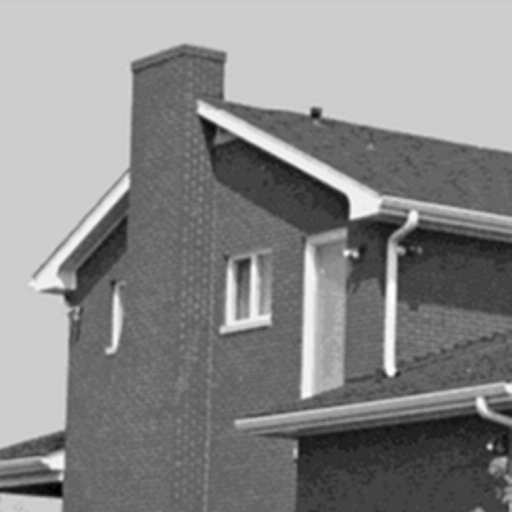
#> input picture house_corners.png, 512 x 512 px
$ jupyter execute corner_detection.ipynb
#> lines starting #> are read from the running program, lines starting #| are printed output that depends on the picture
[cell 1]
import cv2
import matplotlib.pyplot as plt
import numpy as np
import cv2

[cell 2]
# load image
imgfile = 'house_corners.png'
img = plt.imread(imgfile)
#> img is the input picture: shape (512, 512) float32; min 0, max 0.996, mean 0.535

[cell 3]
# get gradients

x_filter = np.array([[-1,0,1],
                     [-2,0,2],
                     [-1,0,1]])
y_filter = np.array([[1,2,1],
                     [0,0,0],
                     [-1,-2,-1]])

[cell 4]
x_grad = cv2.filter2D(img, -1, x_filter)
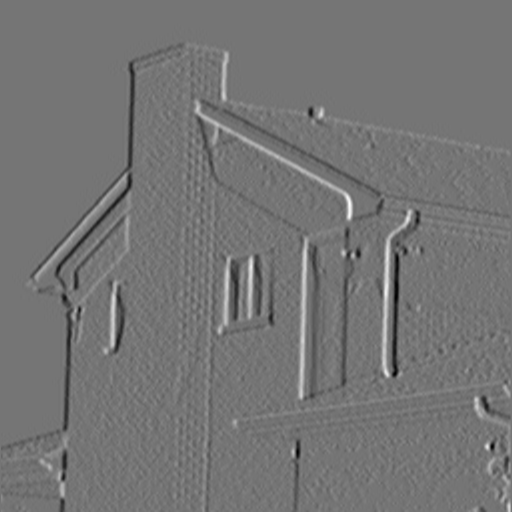
#> x_grad: shape (512, 512) float32; min -1.42, max 1.66, mean -0.00407; drawn with min black and max white
y_grad = cv2.filter2D(img, -1, y_filter)
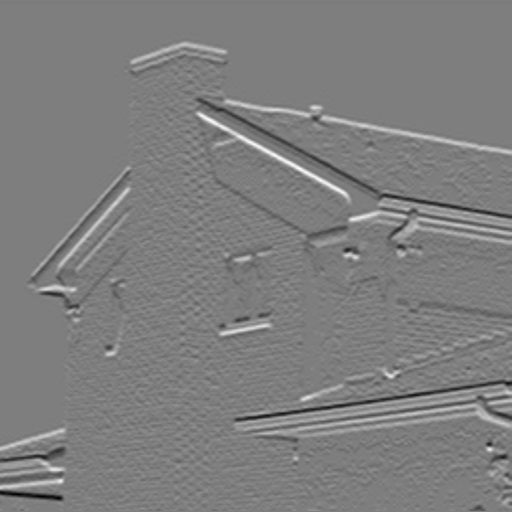
#> y_grad: shape (512, 512) float32; min -1.51, max 1.55, mean 0.00618; drawn with min black and max white

[cell 5]
plt.imshow(x_grad)

[cell 6]
plt.imshow(y_grad)

[cell 7]
plt.scatter(x_grad, y_grad)
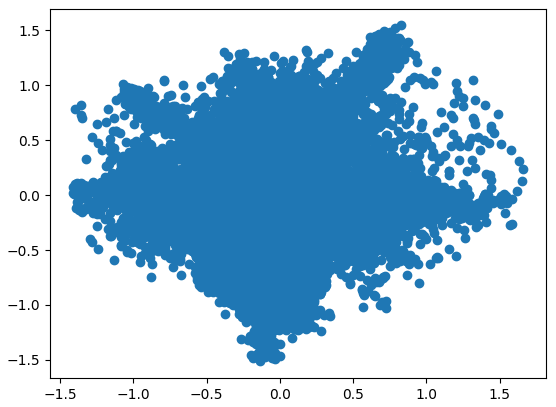
#> figure drawn by matplotlib, 1 panel
